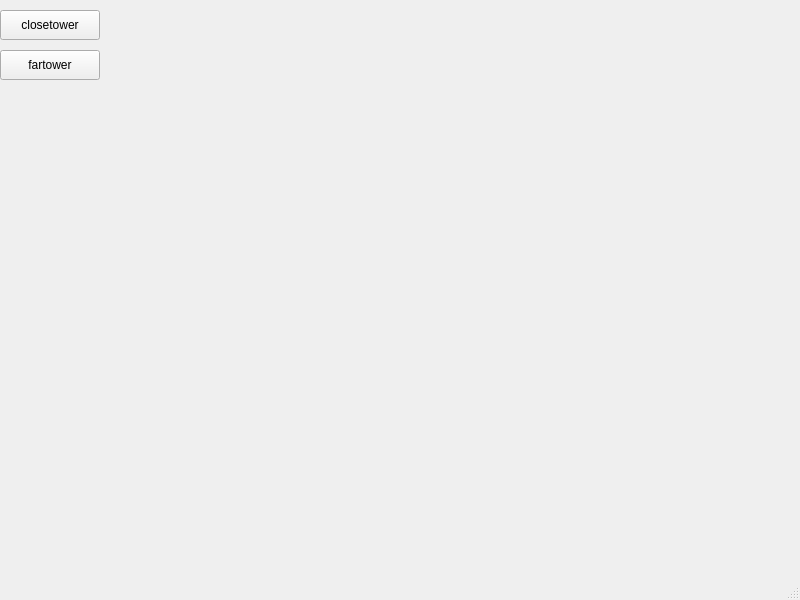
<?xml version="1.0" encoding="UTF-8"?>
<ui version="4.0">
 <class>GameScene</class>
 <widget class="QMainWindow" name="GameScene">
  <property name="geometry">
   <rect>
    <x>0</x>
    <y>0</y>
    <width>800</width>
    <height>600</height>
   </rect>
  </property>
  <property name="windowTitle">
   <string>MainWindow</string>
  </property>
  <widget class="QWidget" name="centralwidget">
   <widget class="QPushButton" name="cltBtn">
    <property name="geometry">
     <rect>
      <x>0</x>
      <y>10</y>
      <width>100</width>
      <height>30</height>
     </rect>
    </property>
    <property name="text">
     <string>closetower</string>
    </property>
   </widget>
   <widget class="QPushButton" name="fartBtn">
    <property name="geometry">
     <rect>
      <x>0</x>
      <y>50</y>
      <width>100</width>
      <height>30</height>
     </rect>
    </property>
    <property name="text">
     <string>fartower</string>
    </property>
   </widget>
  </widget>
  <widget class="QMenuBar" name="menubar">
   <property name="geometry">
    <rect>
     <x>0</x>
     <y>0</y>
     <width>800</width>
     <height>18</height>
    </rect>
   </property>
  </widget>
  <widget class="QStatusBar" name="statusbar"/>
 </widget>
 <resources/>
 <connections/>
</ui>
